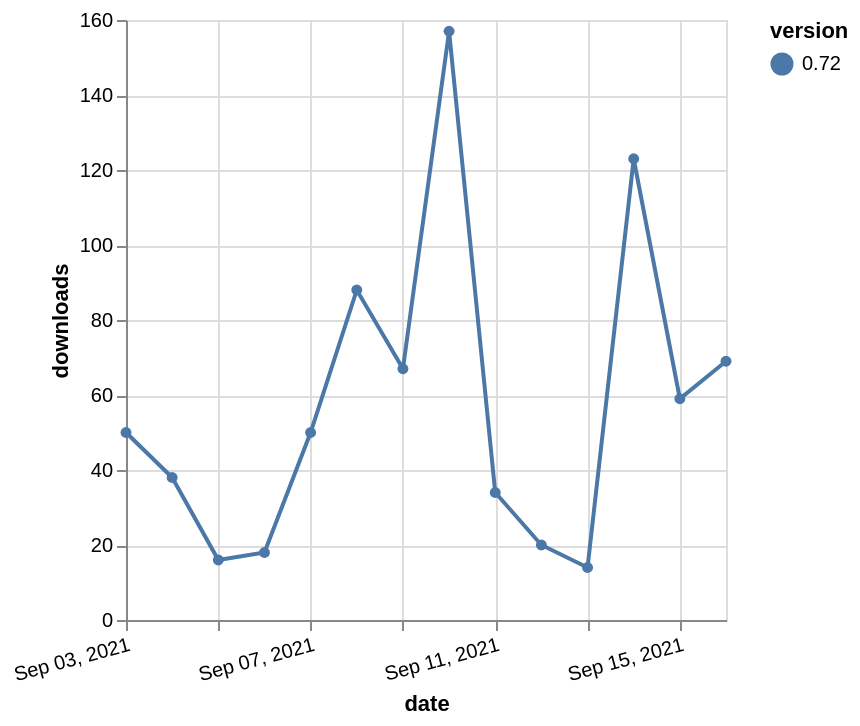

Write a Vega-Lite specification for this figure.
### Vega-Lite specification from a JSON file in a GitHub repository (floating-point values rounded to 4 significant figures)
{"$schema": "https://vega.github.io/schema/vega-lite/v5.json", "description": "A simple bar chart with embedded data.", "data": {"values": [{"date": "2021-09-03", "total": 79838, "delta": 50, "version": "0.72"}, {"date": "2021-09-04", "total": 79876, "delta": 38, "version": "0.72"}, {"date": "2021-09-05", "total": 79892, "delta": 16, "version": "0.72"}, {"date": "2021-09-06", "total": 79910, "delta": 18, "version": "0.72"}, {"date": "2021-09-07", "total": 79960, "delta": 50, "version": "0.72"}, {"date": "2021-09-08", "total": 80048, "delta": 88, "version": "0.72"}, {"date": "2021-09-09", "total": 80115, "delta": 67, "version": "0.72"}, {"date": "2021-09-10", "total": 80272, "delta": 157, "version": "0.72"}, {"date": "2021-09-11", "total": 80306, "delta": 34, "version": "0.72"}, {"date": "2021-09-12", "total": 80326, "delta": 20, "version": "0.72"}, {"date": "2021-09-13", "total": 80340, "delta": 14, "version": "0.72"}, {"date": "2021-09-14", "total": 80463, "delta": 123, "version": "0.72"}, {"date": "2021-09-15", "total": 80522, "delta": 59, "version": "0.72"}, {"date": "2021-09-16", "total": 80591, "delta": 69, "version": "0.72"}]}, "width": "container", "mark": {"type": "line", "point": {"filled": true}}, "encoding": {"x": {"field": "date", "type": "temporal", "timeUnit": "yearmonthdate", "title": "date", "axis": {"labelAngle": -15}}, "y": {"field": "delta", "type": "quantitative", "title": "downloads"}, "color": {"field": "version", "type": "nominal"}, "tooltip": {"field": "delta"}}}
